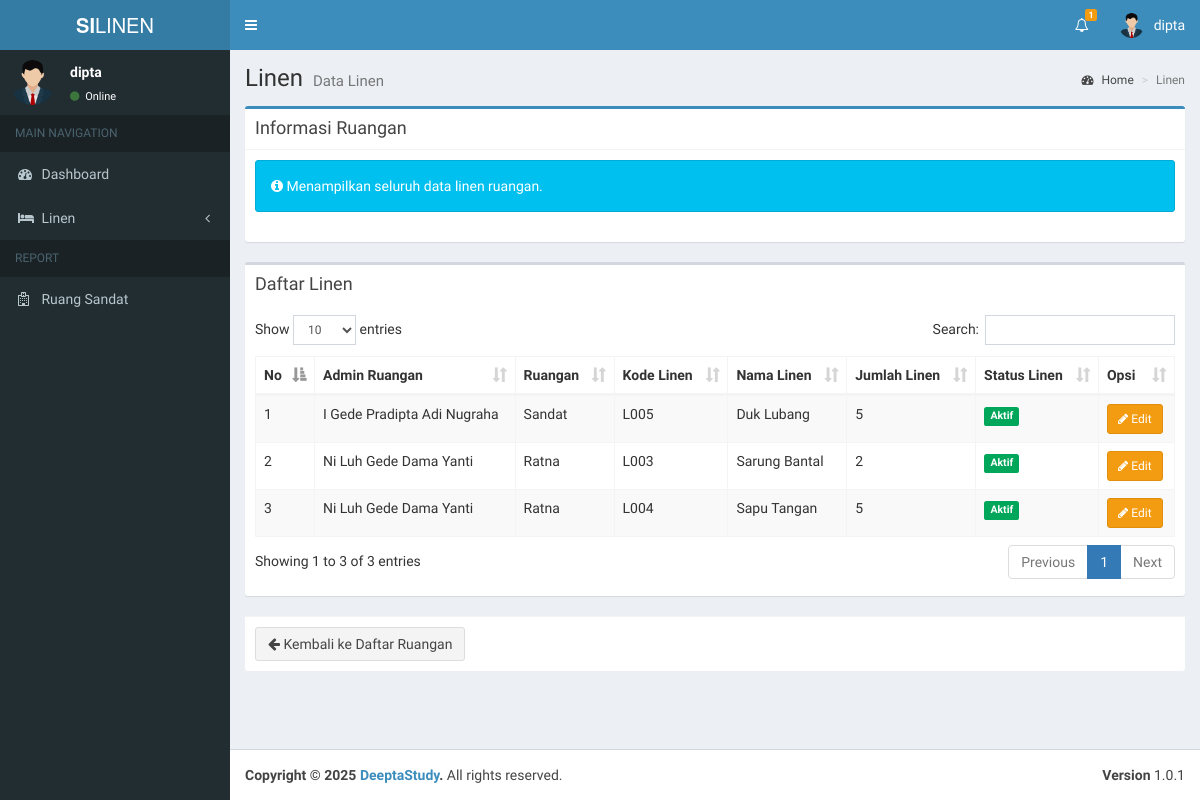
/admin/data_linen_ruangan.php (signed in), run on the app's committed database.
### tables this page shows
CREATE TABLE `users` (
  `id` int(11) NOT NULL,
  `nama` varchar(100) NOT NULL,
  `username` varchar(100) NOT NULL,
  `email` varchar(100) NOT NULL,
  `password` varchar(100) NOT NULL,
  `hak_akses` varchar(25) NOT NULL,
  `status` int(11) NOT NULL,
  `status_ruangan` int(11) DEFAULT NULL
);

CREATE TABLE `ruangan` (
  `id` int(11) NOT NULL,
  `id_user` int(11) DEFAULT NULL,
  `nama_ruangan` varchar(199) NOT NULL,
  `telp_ruangan` varchar(15) NOT NULL,
  `status` int(11) NOT NULL
);

CREATE TABLE `linen_ruangan` (
  `id` int(11) NOT NULL,
  `id_ruangan` int(11) NOT NULL,
  `id_linen` int(11) NOT NULL,
  `jumlah_linen` int(11) NOT NULL,
  `tanggal` datetime NOT NULL,
  `status` int(11) NOT NULL
);

CREATE TABLE `linen` (
  `id` int(11) NOT NULL,
  `kode_linen` varchar(15) NOT NULL,
  `nama_linen` varchar(199) NOT NULL,
  `gambar` varchar(199) NOT NULL,
  `jumlah_linen` int(11) NOT NULL,
  `sisa_linen` int(11) NOT NULL,
  `tanggal` datetime NOT NULL,
  `status` int(11) NOT NULL,
  `updated_at` datetime NOT NULL
);

### admin/data_linen_ruangan.php (the view, shortened to what the rows shown need)
<?php
include '../koneksi.php';
$id_ruangan = isset($_GET['id_ruangan']) ? intval($_GET['id_ruangan']) : 0;
$additionalCSS = [
    '../assets/plugins/datatables/dataTables.bootstrap.css'
];
$pageTitle = "Linen";
$pageDesc = "Data Linen";
$whereRuangan = $id_ruangan > 0 ? "WHERE lr.id_ruangan = $id_ruangan" : "";
$dataQuery = mysqli_query($koneksi, "SELECT lr.*, l.kode_linen, l.nama_linen, l.gambar as gambar_linen, l.status as status_linen, r.nama_ruangan, r.id_user AS ruangan_id_user, u.nama AS admin_ruangan
          FROM linen_ruangan lr
          JOIN ruangan r ON lr.id_ruangan = r.id
          LEFT JOIN users u ON r.id_user = u.id
          JOIN linen l ON lr.id_linen = l.id
          $whereRuangan");
?>
<section class="content">
    <div class="row">
        <div class="col-xs-12">
            <div class="box">
                <div class="box-body">
                    <?php if(mysqli_num_rows($dataQuery) > 0): ?>
                    <table id="example1" class="table table-bordered table-striped">
                        <thead>
                            <tr>
                                <th>No</th>
                                <th>Admin Ruangan</th>
                                <th>Ruangan</th>
                                <th>Kode Linen</th>
                                <th>Nama Linen</th>
                                <th>Jumlah Linen</th>
                                <th>Status Linen</th>
                                <th>Opsi</th>
                            </tr>
                        </thead>
                        <tbody>
                            <?php
                            $no = 1;
                            while ($data = mysqli_fetch_assoc($dataQuery)):
                            ?>
                                <tr>
                                    <td><?= $no++; ?></td>
                                    <td><?= htmlspecialchars($data['admin_ruangan'] ?: '-') ?></td>
                                    <td><?= htmlspecialchars($data['nama_ruangan'] ?: $data['nama_ruangan']) ?></td>
                                    <td><?= htmlspecialchars($data['kode_linen']) ?></td>
                                    <td><?= htmlspecialchars($data['nama_linen']) ?></td>
                                    <td>
                                        <?= htmlspecialchars($data['jumlah_linen']) ?>
                                    </td>
                                    <td>
                                        <span class="label <?= ($data['status_linen'] == 1) ? 'label-success' : 'label-danger' ?>">
                                            <?= ($data['status_linen'] == 1) ? 'Aktif' : 'Nonaktif' ?>
                                        </span>
                                    </td>
                                    <td>
                                        <a href="edit_linen.php?id=<?= $data['id'] ?>" class="btn btn-sm btn-warning">
                                            <i class="fa fa-pencil"></i> Edit
                                        </a>
                                    </td>
                                </tr>
                            <?php endwhile; ?>
                        </tbody>
                    </table>
                    <?php else: ?>
                        <div class="alert alert-info">
                            <i class="fa fa-info-circle"></i> Belum ada Linen untuk Ruangan ini.
                        </div>
                    <?php endif; ?>
                </div>
            </div>
        </div>
    </div>
</section>
<?php
$content = ob_get_clean();
include __DIR__ . '/../layouts/header.php';
echo $content;
include __DIR__ . '/../layouts/footer.php';
?>

### layouts/header.php (shortened to what the rows shown need)
<?php
include '../koneksi.php';
$username = $_SESSION['username'];
$query = mysqli_query($koneksi, "SELECT * FROM users WHERE username = '$username'");
$row = mysqli_fetch_assoc($query);
?>
<!DOCTYPE html>
<html>
<head>
    <link rel="stylesheet" href="../assets/bootstrap/css/bootstrap.min.css">
    <link rel="stylesheet" href="https://maxcdn.bootstrapcdn.com/font-awesome/4.4.0/css/font-awesome.min.css">
    <link rel="stylesheet" href="https://code.ionicframework.com/ionicons/2.0.1/css/ionicons.min.css">
    <link rel="stylesheet" href="../assets/dist/css/AdminLTE.min.css">
    <link rel="stylesheet" href="../assets/dist/css/skins/_all-skins.min.css">
    <link rel="stylesheet" href="../assets/plugins/iCheck/flat/blue.css">
    <link rel="stylesheet" href="../assets/plugins/morris/morris.css">
    <link rel="stylesheet" href="../assets/plugins/jvectormap/jquery-jvectormap-1.2.2.css">
    <?php if (!empty($additionalCSS)): ?>
        <?php foreach ($additionalCSS as $css): ?>
            <link rel="stylesheet" href="<?= htmlspecialchars($css) ?>">
        <?php endforeach; ?>
    <?php endif; ?>
</head>
<body class="hold-transition skin-blue sidebar-mini">
    <div class="wrapper">
        <header class="main-header">
            <nav class="navbar navbar-static-top" role="navigation">
                <div class="navbar-custom-menu">
                    <ul class="nav navbar-nav">
                        <li class="dropdown user user-menu">
                            <a href="#" class="dropdown-toggle" data-toggle="dropdown">
                                <img src="../assets/images/avatar.png" class="user-image" alt="User Image">
                                <span class="hidden-xs"><?= $row['username']; ?></span>
                            </a>
                        </li>
                    </ul>
                </div>
            </nav>
        </header>
        <div class="content-wrapper">
            <section class="content-header">
                <h1>
                    <?php echo isset($pageTitle) ? $pageTitle : 'Dashboard'; ?>
                    <small><?php echo isset($pageDesc) ? $pageDesc : 'Control Panel'; ?></small>
                </h1>
            </section>
            <?php include __DIR__ . '/navigation.php'; ?>

### layouts/navigation.php (shortened to what the rows shown need)
<aside class="main-sidebar">
    <section class="sidebar">
        <div class="user-panel">
            <div class="pull-left info">
                <p><?= $row['username']; ?></p>
                <a href="#"><i class="fa fa-circle text-success"></i> Online</a>
            </div>
        </div>
        <?php
            if ($row['hak_akses'] == 'admin') {
        ?>
        <ul class="sidebar-menu">
            <li class="header">MAIN NAVIGATION</li>
            <li class="<?= $_SESSION['active_menu'] == 'dashboard' ? 'active' : '' ?>">
                <a href="../admin/">
                    <i class="fa fa-dashboard"></i> <span>Dashboard</span>
                </a>
            </li>
            <li class="treeview <?= $_SESSION['active_menu'] == 'pengguna' ? 'active' : '' ?>">
                <a href="#">
                    <i class="fa fa-users"></i> <span>Pengguna</span>
                    <i class="fa fa-angle-left pull-right"></i>
                </a>
                <ul class="treeview-menu">
                    <li><a href="../admin/tambah_pengguna.php"><i class="fa fa-plus"></i> Tambah Pengguna Baru</a></li>
                    <li><a href="../admin/data_pengguna.php"><i class="fa fa-arrow-circle-right"></i> Data Pengguna</a></li>
                </ul>
            </li>
            <li class="<?= $_SESSION['active_menu'] == 'ruangan' ? 'active' : '' ?>">
                <a href="../admin/data_ruangan.php">
                    <i class="fa fa-building"></i> <span>Ruangan</span>
                </a>
            </li>
            <li class="<?= $_SESSION['active_menu'] == 'linen' ? 'active' : '' ?>">
                <a href="../admin/data_linen.php">
                    <i class="fa fa-bed"></i> <span>Data Linen</span>
                </a>
            </li>
            <li class="<?= $_SESSION['active_menu'] == 'linen_ruangan' ? 'active' : '' ?>">
                <a href="../admin/linen_ruangan.php">
                    <i class="fa fa-bed"></i> <span>Linen Ruangan</span>
                </a>
            </li>
            <li class="treeview <?= $_SESSION['active_menu'] == 'distribusi' ? 'active' : '' ?>">
                <a href="#">
                    <i class="fa fa-tint"></i> <span>Distribusi</span>
                    <i class="fa fa-angle-left pull-right"></i>
                </a>
                <ul class="treeview-menu">
                    <li><a href="../admin/data_pengajuan.php"><i class="fa fa-paper-plane"></i> Pengajuan Linen</a></li>
                    <li><a href="../admin/data_pencucian.php"><i class="fa fa-tint"></i> Permohonan Pencucian</a></li>
                    <!-- <li><a href="../admin/linen_bersih.php"><i class="fa fa-check-circle"></i> Linen Bersih</a></li>
                    <li><a href="../admin/linen_kotor.php"><i class="fa fa-exclamation-circle"></i> Linen Kotor</a></li> -->
                </ul>
            </li>
            <li class="header">REPORT</li>
            <li class="treeview <?= $_SESSION['active_menu'] == 'laporan' ? 'active' : '' ?>">
                <a href="#">
                    <i class="fa fa-file-text-o"></i> <span>Laporan</span>
                    <i class="fa fa-angle-left pull-right"></i>
                </a>
                <ul class="treeview-menu">
                    <li><a href="../admin/data_laporan_pengajuan.php"><i class="fa fa-file-text-o"></i> Laporan Pengajuan Linen</a></li>
                    <li><a href="../admin/data_laporan_pencucian.php"><i class="fa fa-file-text-o"></i> Laporan Pencucian Linen</a></li>
                </ul>
            </li>
        </ul>
        <?php
            }else if($row['hak_akses'] == 'admin_ruangan'){
        ?>
        <ul class="sidebar-menu">
            <li>
                <a href="#">
                    <i class="fa fa-hospital-o"></i> <span>Ruang <?php
                        $queryRuangan = mysqli_query($koneksi, "SELECT nama_ruangan FROM ruangan WHERE id_user = '{$row['id']}' AND status = 1 LIMIT 1");
                        $ruangan = mysqli_fetch_assoc($queryRuangan);
                        echo $ruangan ? htmlspecialchars($ruangan['nama_ruangan']) : 'Belum diatur';
                    ?></span>
                </a>
            </li>
        </ul>
        <?php
            }else if($row['hak_akses'] == 'petugas_laundry'){
        ?>
        <ul class="sidebar-menu">
            <li class="header">MAIN NAVIGATION</li>
            <li class="<?= $_SESSION['active_menu'] == 'dashboard' ? 'active' : '' ?>">
                <a href="../petugas_laundry/">
                    <i class="fa fa-dashboard"></i> <span>Dashboard</span>
                </a>
            </li>
            <li class="<?= $_SESSION['active_menu'] == 'linen' ? 'active' : '' ?>">
                <a href="../petugas_laundry/data_linen.php">
                    <i class="fa fa-bed"></i> <span>Data Linen</span>
                </a>
            </li>
            <li class="<?= $_SESSION['active_menu'] == 'linen_ruangan' ? 'active' : '' ?>">
                <a href="../petugas_laundry/linen_ruangan.php">
                    <i class="fa fa-bed"></i> <span>Linen Ruangan</span>
                </a>
            </li>
            <li class="treeview <?= $_SESSION['active_menu'] == 'distribusi' ? 'active' : '' ?>">
                <a href="#">
                    <i class="fa fa-tint"></i> <span>Distribusi</span>
                    <i class="fa fa-angle-left pull-right"></i>
                </a>
                <ul class="treeview-menu">
                    <li><a href="../petugas_laundry/data_pengajuan.php"><i class="fa fa-paper-plane"></i> Pengajuan Linen</a></li>
                    <li><a href="../petugas_laundry/data_pencucian.php"><i class="fa fa-tint"></i> Permohonan Pencucian</a></li>
                    <!-- <li><a href="../petugas_laundry/linen_bersih.php"><i class="fa fa-check-circle"></i> Linen Bersih</a></li>
                    <li><a href="../petugas_laundry/linen_kotor.php"><i class="fa fa-exclamation-circle"></i> Linen Kotor</a></li> -->
                </ul>
            </li>
            <li class="treeview <?= $_SESSION['active_menu'] == 'laporan' ? 'active' : '' ?>">
                <a href="#">
                    <i class="fa fa-file-text-o"></i> <span>Laporan</span>
                    <i class="fa fa-angle-left pull-right"></i>
                </a>
                <ul class="treeview-menu">
                    <li><a href="../petugas_laundry/data_laporan_pengajuan.php"><i class="fa fa-file-text-o"></i> Laporan Pengajuan Linen</a></li>
                    <li><a href="../petugas_laundry/data_laporan_pencucian.php"><i class="fa fa-file-text-o"></i> Laporan Pencucian Linen</a></li>
                </ul>
            </li>
        </ul>
        <?php
            }else if($row['hak_akses'] == 'kepala_penanggung_jawab'){
        ?>
        <ul class="sidebar-menu">
            <li class="header">MAIN NAVIGATION</li>
            <li class="<?= $_SESSION['active_menu'] == 'dashboard' ? 'active' : '' ?>">
                <a href="../admin/">
                    <i class="fa fa-dashboard"></i> <span>Dashboard</span>
                </a>
            </li>
            <li class="<?= $_SESSION['active_menu'] == 'pengguna' ? 'active' : '' ?>">
                <a href="../kepala_penanggung_jawab/data_pengguna.php">
                    <i class="fa fa-users"></i> <span>Pengguna</span>
                </a>
            </li>
            <li class="<?= $_SESSION['active_menu'] == 'ruangan' ? 'active' : '' ?>">
                <a href="../kepala_penanggung_jawab/data_ruangan.php">
                    <i class="fa fa-building"></i> <span>Ruangan</span>
                </a>
            </li>
            <li class="<?= $_SESSION['active_menu'] == 'linen' ? 'active' : '' ?>">
                <a href="../kepala_penanggung_jawab/data_linen.php">
                    <i class="fa fa-bed"></i> <span>Data Linen</span>
                </a>
            </li>
            <li class="<?= $_SESSION['active_menu'] == 'linen_ruangan' ? 'active' : '' ?>">
                <a href="../kepala_penanggung_jawab/linen_ruangan.php">
                    <i class="fa fa-bed"></i> <span>Linen Ruangan</span>
                </a>
            </li>
            <li class="treeview <?= $_SESSION['active_menu'] == 'distribusi' ? 'active' : '' ?>">
                <a href="#">
                    <i class="fa fa-tint"></i> <span>Distribusi</span>
                    <i class="fa fa-angle-left pull-right"></i>
                </a>
                <ul class="treeview-menu">
                    <li><a href="../kepala_penanggung_jawab/data_pengajuan.php"><i class="fa fa-paper-plane"></i> Pengajuan Linen</a></li>
                    <li><a href="../kepala_penanggung_jawab/data_pencucian.php"><i class="fa fa-tint"></i> Permohonan Pencucian</a></li>
                </ul>
            </li>
            <li class="header">REPORT</li>
            <li class="treeview <?= $_SESSION['active_menu'] == 'laporan' ? 'active' : '' ?>">
                <a href="#">
                    <i class="fa fa-file-text-o"></i> <span>Laporan</span>
                    <i class="fa fa-angle-left pull-right"></i>
                </a>
                <ul class="treeview-menu">
                    <li><a href="../kepala_penanggung_jawab/data_laporan_pengajuan.php"><i class="fa fa-file-text-o"></i> Laporan Pengajuan Linen</a></li>
                    <li><a href="../kepala_penanggung_jawab/data_laporan_pencucian.php"><i class="fa fa-file-text-o"></i> Laporan Pencucian Linen</a></li>
                </ul>
            </li>
        </ul>
        <?php
            }
        ?>
    </section>
</aside>

### data on the page
users: username "dipta"
ruangan: nama_ruangan "Sandat"
linen_ruangan: users.nama "I Gede Pradipta Adi Nugraha", id_ruangan.nama_ruangan "Sandat", id_linen.kode_linen "L005", id_linen.nama_linen "Duk Lubang", jumlah_linen "5"
linen_ruangan: users.nama "Ni Luh Gede Dama Yanti", id_ruangan.nama_ruangan "Ratna", id_linen.kode_linen "L003", id_linen.nama_linen "Sarung Bantal", jumlah_linen "2"
linen_ruangan: users.nama "Ni Luh Gede Dama Yanti", id_ruangan.nama_ruangan "Ratna", id_linen.kode_linen "L004", id_linen.nama_linen "Sapu Tangan", jumlah_linen "5"

### other printed values
$total "1"
$pageTitle "Linen"
$pageDesc "Data Linen"
